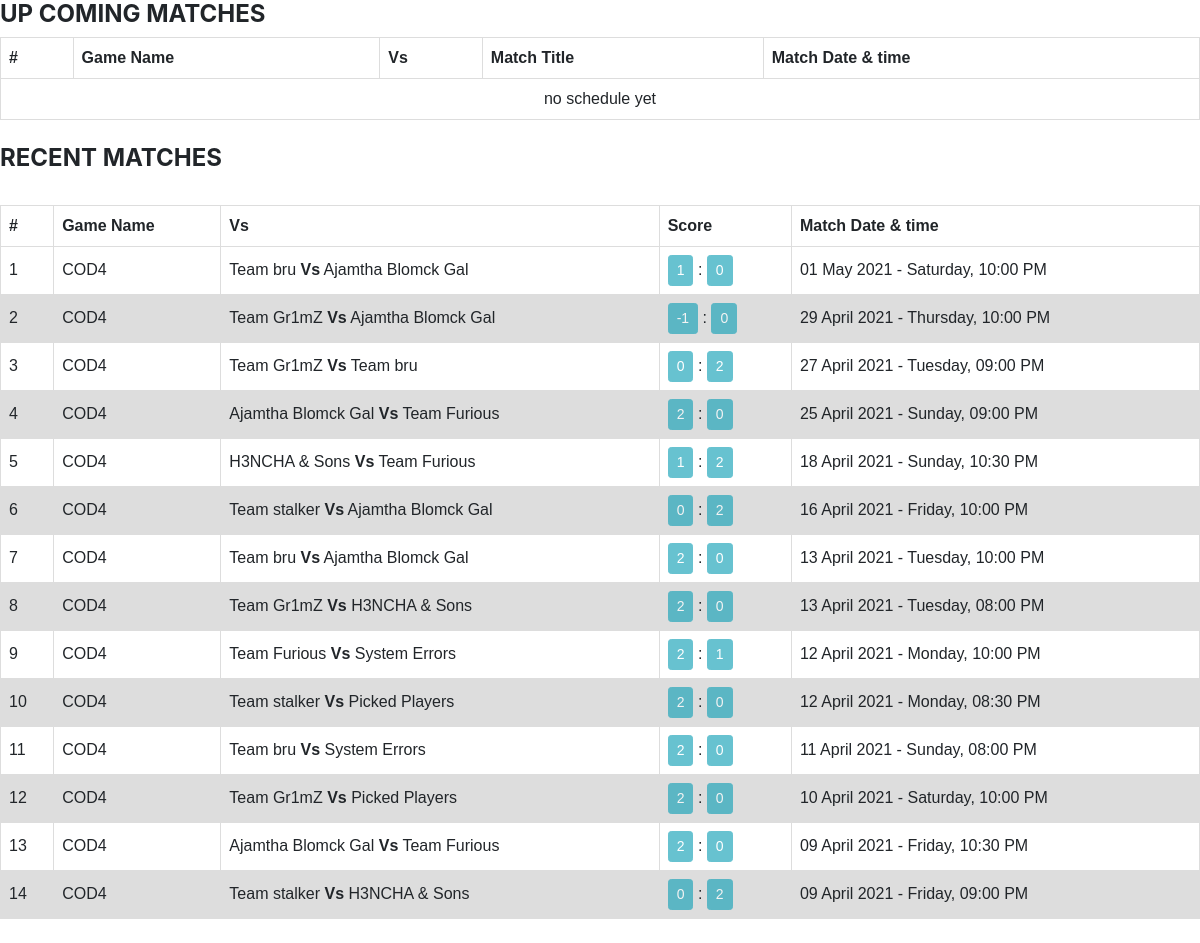
Screenshot of /tournament-cod4.php with the database file from the repository.
### tables this page shows
CREATE TABLE `tournament_matches` (
  `id` int(11) NOT NULL,
  `tournament` int(11) NOT NULL,
  `title` varchar(1000) NOT NULL,
  `subtitle` varchar(1000) NOT NULL,
  `game_name` varchar(1000) NOT NULL,
  `team_1` int(11) NOT NULL,
  `team_2` int(11) NOT NULL,
  `mach_time` varchar(100) NOT NULL,
  `score_team_1` int(11) NOT NULL,
  `score_team_2` int(11) NOT NULL,
  `is_mach_end` int(11) NOT NULL,
  `live_link` varchar(1000) NOT NULL,
  `time` timestamp NOT NULL DEFAULT current_timestamp()
);

CREATE TABLE `tournament_teams` (
  `id` int(11) NOT NULL,
  `tournament` int(11) NOT NULL,
  `team` varchar(1000) NOT NULL,
  `logo` varchar(1000) NOT NULL,
  `time` timestamp NOT NULL DEFAULT current_timestamp()
);

### tournament-cod4.php (the view, shortened to what this page needs)
<?php
require_once('gncadmin/includes/config.php');
?>
<!doctype html>
<html lang="en" class="no-js">
<head>
	<link rel="stylesheet" href="https://maxcdn.bootstrapcdn.com/bootstrap/4.5.0/css/bootstrap.min.css">
	<link rel="stylesheet" href="https://cdnjs.cloudflare.com/ajax/libs/font-awesome/4.7.0/css/font-awesome.min.css">
</head>
<body>
<h4><b>UP COMING MATCHES</b></h4>
		<table class="display" style="width:100%">
			<thead>
			<tr>
				<th>#</th>
				<th>Game Name</th>
				<th><b>Vs</b></th>
				<th>Match Title</th>
                <th>Match Date & time</th>
			</tr>
			</thead>
							<tbody>
                                    <?php $sql = "SELECT * from tournament_matches WHERE tournament='121' AND is_mach_end = '0' AND game_name = 'COD4' order by time";
                                    $query = $dbh -> prepare($sql);
                                    $query->execute();
                                    $results=$query->fetchAll(PDO::FETCH_OBJ);
                                    $cnt=1;
                                    if($query->rowCount() > 0)
                                    {
                                    foreach($results as $result)
                                    {               ?>
										<tr>
											<td><?php echo htmlentities($cnt);?></td>
											<td><?php echo htmlentities($result->game_name);?></td>
											<?php
											$team_id_1 = $result->team_1;
                                    		$team_id_2 = $result->team_2;
											$sql = "SELECT * from tournament_teams WHERE id='{$team_id_1}'";
											$query = $dbh -> prepare($sql);
											$query->execute();
											$result_team_1=$query->fetch(PDO::FETCH_OBJ);
											$sql = "SELECT * from tournament_teams WHERE id='{$team_id_2}'";
											$query = $dbh -> prepare($sql);
											$query->execute();
											$result_team_2=$query->fetch(PDO::FETCH_OBJ);
											?>
											<td><?php echo htmlentities($result_team_1->team);?> <b>Vs</b> <?php echo htmlentities($result_team_2->team);?></td>
											<td><?php echo htmlentities($result->title);?></td>
                                            <?php
                                            	$match_date = date("Y-m-d H:i:s", strtotime($result->mach_time));
												$formattedValue = date("d F Y - l, h:i A", strtotime($match_date));
                                             ?>
                                            <td><?php echo($formattedValue); ?></td>
										</tr>
										<?php $cnt=$cnt+1; }} else {echo "<td colspan='5'><center>no schedule yet</center></td>";}?>
								</tbody>
		</table>
<br>
<h4><b>RECENT MATCHES</b></h4>
								<table class="display" style="width:100%">
									<thead>
										<tr>
											<th>#</th>
											<th>Game Name</th>
											<th><b>Vs</b></th>
											<th>Score</th>
                                            <th>Match Date & time</th>
										</tr>
									</thead>
									<br>
									<tbody>
                                    <?php $sql = "SELECT * from tournament_matches WHERE tournament='121' AND is_mach_end = '1' AND game_name = 'COD4' order by time DESC";
                                    $query = $dbh -> prepare($sql);
                                    $query->execute();
                                    $results=$query->fetchAll(PDO::FETCH_OBJ);
                                    $cnt=1;
                                    if($query->rowCount() > 0)
                                    {
                                    foreach($results as $result)
                                    {               ?>
										<tr>
											<td><?php echo htmlentities($cnt);?></td>
											<td><?php echo htmlentities($result->game_name);?></td>
											<?php
											$team_id_1 = $result->team_1;
                                    		$team_id_2 = $result->team_2;
											$sql = "SELECT * from tournament_teams WHERE id='{$team_id_1}'";
											$query = $dbh -> prepare($sql);
											$query->execute();
											$result_team_1=$query->fetch(PDO::FETCH_OBJ);
											$sql = "SELECT * from tournament_teams WHERE id='{$team_id_2}'";
											$query = $dbh -> prepare($sql);
											$query->execute();
											$result_team_2=$query->fetch(PDO::FETCH_OBJ);
											?>
											<td><?php echo htmlentities($result_team_1->team);?> <b>Vs</b> <?php echo htmlentities($result_team_2->team);?></td>
                                            <td><button type="button" class="btn btn-info btn-sm" disabled><?php echo htmlentities($result->score_team_1);?></button> : <button type="button" class="btn btn-info btn-sm" disabled><?php echo htmlentities($result->score_team_2);?></button></td>
                                            <?php
                                            	$match_date = date("Y-m-d H:i:s", strtotime($result->mach_time));
												$formattedValue = date("d F Y - l, h:i A", strtotime($match_date));
                                             ?>
                                            <td><?php echo($formattedValue); ?></td>
										</tr>
										<?php $cnt=$cnt+1; }} else {echo "<td colspan='5'><center>no recent matches yet</center></td>";}?>
									</tbody>
								</table>
								<br>
</body>
</html>

### tournament-cod4.php (style rules this page uses)
table { font-family: arial, sans-serif; border-collapse: collapse; width: 100%; }
td, th { border: 1px solid #dddddd; text-align: left; padding: 8px; }
tr:nth-child(even) { background-color: #dddddd; }

### rows the page displays
tournament_matches: game_name "COD4", tournament_teams.team "Team bru", tournament_teams.team "Ajamtha Blomck Gal", score_team_1 "1", score_team_2 "0", mach_time "01 May 2021 - Saturday, 10:00 PM"
tournament_matches: game_name "COD4", tournament_teams.team "Team Gr1mZ", tournament_teams.team "Ajamtha Blomck Gal", score_team_1 "-1", score_team_2 "0", mach_time "29 April 2021 - Thursday, 10:00 PM"
tournament_matches: game_name "COD4", tournament_teams.team "Team Gr1mZ", tournament_teams.team "Team bru", score_team_1 "0", score_team_2 "2", mach_time "27 April 2021 - Tuesday, 09:00 PM"
tournament_matches: game_name "COD4", tournament_teams.team "Ajamtha Blomck Gal", tournament_teams.team "Team Furious", score_team_1 "2", score_team_2 "0", mach_time "25 April 2021 - Sunday, 09:00 PM"
tournament_matches: game_name "COD4", tournament_teams.team "H3NCHA & Sons", tournament_teams.team "Team Furious", score_team_1 "1", score_team_2 "2", mach_time "18 April 2021 - Sunday, 10:30 PM"
tournament_matches: game_name "COD4", tournament_teams.team "Team stalker", tournament_teams.team "Ajamtha Blomck Gal", score_team_1 "0", score_team_2 "2", mach_time "16 April 2021 - Friday, 10:00 PM"
tournament_matches: game_name "COD4", tournament_teams.team "Team bru", tournament_teams.team "Ajamtha Blomck Gal", score_team_1 "2", score_team_2 "0", mach_time "13 April 2021 - Tuesday, 10:00 PM"
tournament_matches: game_name "COD4", tournament_teams.team "Team Gr1mZ", tournament_teams.team "H3NCHA & Sons", score_team_1 "2", score_team_2 "0", mach_time "13 April 2021 - Tuesday, 08:00 PM"
tournament_matches: game_name "COD4", tournament_teams.team "Team Furious", tournament_teams.team "System Errors", score_team_1 "2", score_team_2 "1", mach_time "12 April 2021 - Monday, 10:00 PM"
tournament_matches: game_name "COD4", tournament_teams.team "Team stalker", tournament_teams.team "Picked Players", score_team_1 "2", score_team_2 "0", mach_time "12 April 2021 - Monday, 08:30 PM"
tournament_matches: game_name "COD4", tournament_teams.team "Team bru", tournament_teams.team "System Errors", score_team_1 "2", score_team_2 "0", mach_time "11 April 2021 - Sunday, 08:00 PM"
tournament_matches: game_name "COD4", tournament_teams.team "Team Gr1mZ", tournament_teams.team "Picked Players", score_team_1 "2", score_team_2 "0", mach_time "10 April 2021 - Saturday, 10:00 PM"
tournament_matches: game_name "COD4", tournament_teams.team "Ajamtha Blomck Gal", tournament_teams.team "Team Furious", score_team_1 "2", score_team_2 "0", mach_time "09 April 2021 - Friday, 10:30 PM"
tournament_matches: game_name "COD4", tournament_teams.team "Team stalker", tournament_teams.team "H3NCHA & Sons", score_team_1 "0", score_team_2 "2", mach_time "09 April 2021 - Friday, 09:00 PM"
